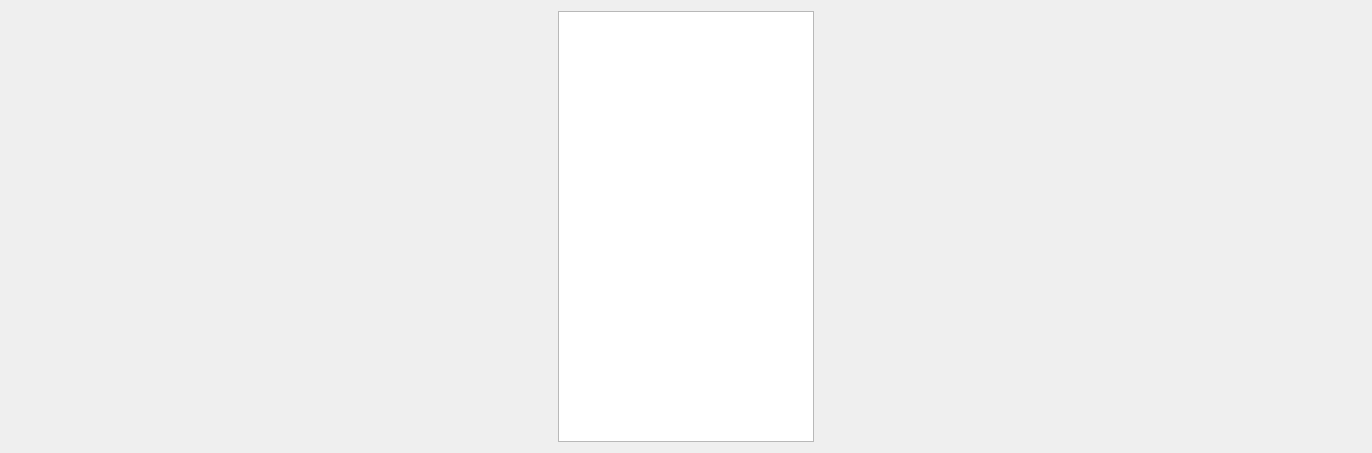
<?xml version="1.0" encoding="UTF-8"?>
<ui version="4.0">
 <class>PreviewWindow</class>
 <widget class="QDialog" name="PreviewWindow">
  <property name="geometry">
   <rect>
    <x>0</x>
    <y>0</y>
    <width>1372</width>
    <height>453</height>
   </rect>
  </property>
  <property name="windowTitle">
   <string>Flight preview</string>
  </property>
  <layout class="QHBoxLayout" name="horizontalLayout">
   <item>
    <widget class="QTableView" name="flights_tableview">
     <property name="sizePolicy">
      <sizepolicy hsizetype="Maximum" vsizetype="Expanding">
       <horstretch>0</horstretch>
       <verstretch>0</verstretch>
      </sizepolicy>
     </property>
     <attribute name="horizontalHeaderCascadingSectionResizes">
      <bool>true</bool>
     </attribute>
     <attribute name="horizontalHeaderMinimumSectionSize">
      <number>20</number>
     </attribute>
    </widget>
   </item>
  </layout>
 </widget>
 <resources/>
 <connections/>
</ui>
